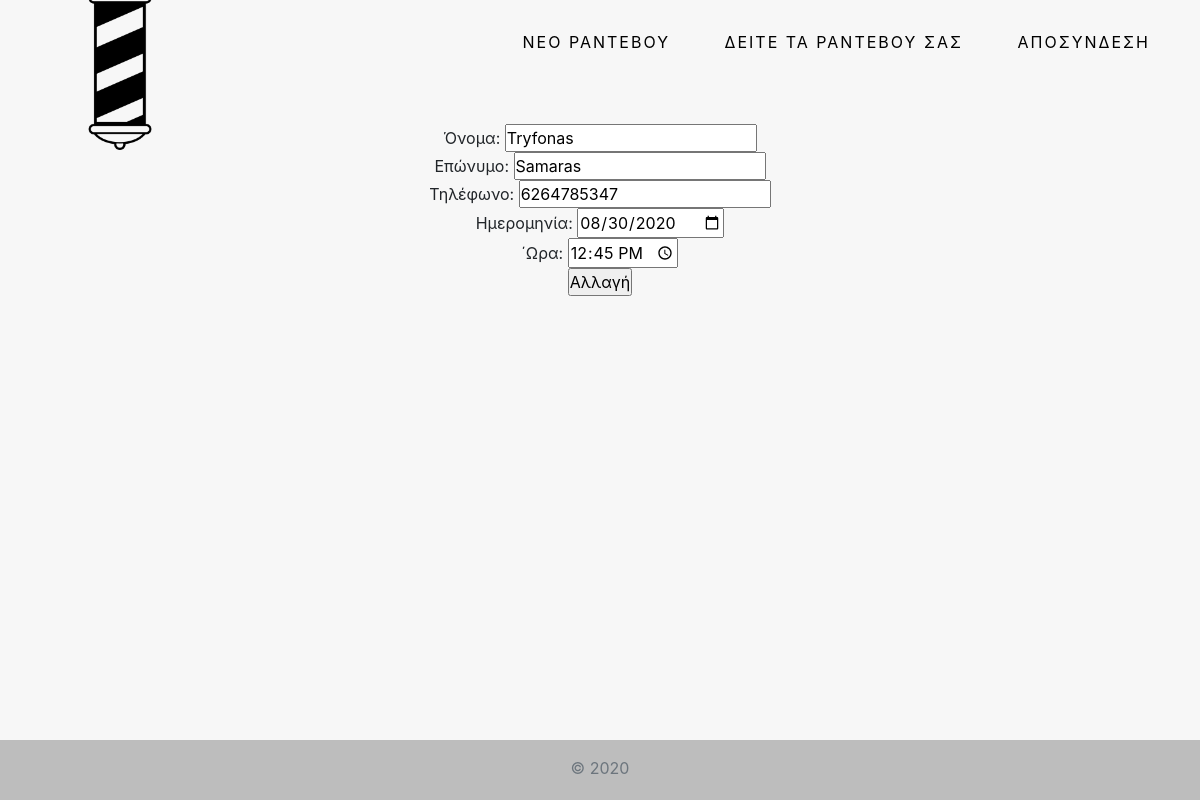
Page /guests/8 (signed in) on the committed database.
### tables this page shows
CREATE TABLE guests (
                                guest_id integer primary key autoincrement,
                                firstname text not null,
                                surname text not null,
                                phonenumber text not null,
                                date text not null,
                                time text not null);

### flaskfile.py (the view)
@app.route('/guests/<int:guest_id>', methods=['POST', 'GET'])
def editguest(guest_id):
    if 'loggedin' in session:
        conn = sqlite3.connect('DBergasias.db')
        cur = conn.cursor()
        sel = cur.execute("SELECT guest_id, firstname, surname, phonenumber, date, time FROM guests WHERE guest_id=?", [guest_id])
        rv = sel.fetchall()
        print(rv)
        guest = rv[0]
        print(guest)
        return render_template('update.html', guest=guest)
    else:
        return redirect(url_for('index'))

### templates/update.html (shortened to what this page needs)
{% extends 'base.html' %}
{% block body %}
    <form action="/updateguest" class="formes" method="post">
        <br>
        Όνομα: <input type="text" name="firstname" value = "{{guest[1]}}">
        <br>
        Επώνυμο: <input type="text" name="surname" value = "{{guest[2]}}">
        <br>
        Τηλέφωνο: <input type="text" name="phonenumber" value="{{guest[3]}}">
        <br>
        Ημερομηνία: <input type="date" name="date" value="{{guest[4]}}">
        <br>
         ΄Ωρα: <input type="time" name="time" value="{{guest[5]}}">
        <br>
        <input type = submit value = Αλλαγή>
    </form>
{% endblock %}

### static/main.css (style rules this page uses)
body { background: #F7F7F7; text-align: center; margin-bottom: 60px; }
.formes { text-align: center; }
* { padding: 0; margin: 0; }
html { position: relative; min-height: 100%; }

### rows in the picture
guests: firstname "Tryfonas", surname "Samaras", phonenumber "6264785347", date "08/30/2020", time "12:45"
